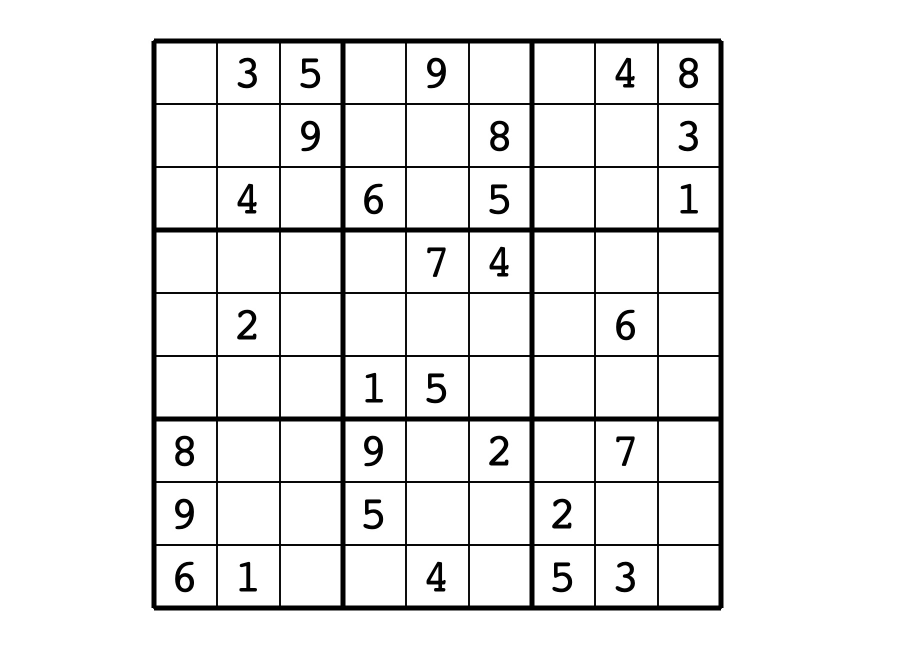
#> input picture _programs/python/data/level_1.jpg, 1820 x 1340 px (shown at 1/2 size)
$ python sudoku_photo_solver.py --input ../data/level_1.jpg
#> lines starting #> are read from the running program, lines starting #| are printed output that depends on the picture; after the words box and inside, x2 and y2 are one past the last pixel; in counts of white or black regions, pixels touching at a corner belong together
import os
import argparse

import cv2
import numpy as np
import pytesseract
import matplotlib.pyplot as plt
from PIL import Image
from sklearn.linear_model import LogisticRegression


def timer(func):
    """ Decorator to measure execution time """
    import time

    def wrapper(*args, **kwargs):
        start_time = time.time()
        ret = func(*args, **kwargs)
        elapsed = time.time() - start_time
        print('{:s}: {:4f} sec'.format(func.__name__, elapsed))
        return ret

    return wrapper


def is_convex(pts):
    """ Check if the pts forms a convex polygon """
    pts = np.asarray(pts).reshape((-1, 2))
    n = len(pts)
    sign = 0
    for i in range(n):
        pre = (i - 1 + n) % n
        pst = (i + 1) % n
        e1 = pts[pre] - pts[i]
        e2 = pts[pst] - pts[i]
        det = e1[0] * e2[1] - e1[1] * e2[0]
        if sign == 0:
            sign = 1 if det >= 0 else -1
        else:
            if sign * det < 0:
                return False

    return True


@timer
def detect_edges(image, thresh1=100.0, thresh2=200.0):
    """ Detect consistent edges using Canny method """

    if image.ndim == 3:
        gray = cv2.cvtColor(image, cv2.COLOR_RGB2GRAY)
    elif image.ndim == 2:
        gray = image

    height, width = gray.shape
    struct_size = int(min(height, width) * 0.01)
    structure = np.ones((struct_size, struct_size), dtype=image.dtype)

    binary_image = cv2.Canny(gray, thresh1, thresh2)
    binary_image = cv2.morphologyEx(binary_image, cv2.MORPH_CLOSE, structure)

    return binary_image


@timer
def detect_frame(edge_image):
    """ Detect largest rectangle """

    # Detect contour
    maxlen = 0.0
    maxarc = None
    contours, _ = cv2.findContours(edge_image, cv2.RETR_TREE, cv2.CHAIN_APPROX_SIMPLE)

    # Search longest contour with 4 points
    for cnt in contours:
        arclen = cv2.arcLength(cnt, True)
        approx = cv2.approxPolyDP(cnt, 0.01 * arclen, True)

        # Restrict the search over convex polygons
        if maxlen < arclen and len(approx) == 4:
            if is_convex(approx):
                maxlen = arclen
                maxarc = approx

    frame = maxarc.reshape((-1, 2))
    return frame


@timer
def extract_sudoku(gray, src_pts):
    """ Extract sudoku region from input image """

    # Re-order points
    center = np.mean(src_pts, axis=1)
    pts = []
    for p in src_pts:
        dx = p[0] - center[0]
        dy = p[1] - center[1]
        theta = np.arctan2(dy, dx) + np.pi
        pts.append((theta, p))

    pts = sorted(pts, key=lambda p: p[0])
    pts = [p[1] for p in pts]

    # Unwarp the sudoku region
    src_pts = np.asarray(pts, dtype='float32')
    dst_pts = np.asarray([[0, 0], [900, 0], [900, 900], [0, 900]], dtype='float32')
    homography = cv2.getPerspectiveTransform(src_pts, dst_pts)
    sudoku_image = cv2.warpPerspective(gray, homography, (900, 900))

    return sudoku_image, homography


@timer
def image2text(sudoku_image, method='tesseract'):
    """ Convert sudoku image to text via OCR """

    # Check supported method
    supported_method = ['tesseract']
    if method not in supported_method:
        raise Exception('OCR method "{}" is not supported'.format(method))

    # Adaptive thresholding
    sudoku_image = cv2.adaptiveThreshold(sudoku_image, 255, cv2.ADAPTIVE_THRESH_GAUSSIAN_C, cv2.THRESH_BINARY_INV, 31, 11)

    # OCR on characters in cells
    cells = np.zeros((9, 9), dtype='uint8')
    for i in range(9):
        for j in range(9):
            # Cut out character region
            xs = j * 100 + 15
            xe = (j + 1) * 100 - 15
            ys = i * 100 + 15
            ye = (i + 1) * 100 - 15
            cell = sudoku_image[ys:ye, xs:xe]

            # Align charecter to the center
            iy, ix = np.where(cell > 128)
            if ix.size > 0 and iy.size > 0:
                xmin = np.min(ix)
                xmax = np.max(ix)
                ymin = np.min(iy)
                ymax = np.max(iy)
                cx = (xmin + xmax) // 2
                cy = (ymin + ymax) // 2

                h, w = cell.shape
                dx = w // 2 - cx
                dy = h // 2 - cy
                M = np.array([[1.0, 0.0, dx], [0.0, 1.0, dy]])
                cell = cv2.warpAffine(cell, M, (h, w))

            cell = np.pad(cell, (5, 5), mode='constant', constant_values=0)

            if method == 'tesseract':
                config = '--psm 10 --oem 3 -c tessedit_char_whitelist=0123456789'
                cell = 255 - cell
                ratio = np.count_nonzero(cell < 128) / cell.size

                # Run tesseract only for non-empty cells
                if ratio > 0.05:
                    text = pytesseract.image_to_string(Image.fromarray(cell), lang='eng', config=config)

                    if text != '':
                        cells[i, j] = int(text)

    return cells


def sudoku_solve_dfs(problem, start=0):
    """ Solve sudoku problem by DFS """
    rows, cols = problem.shape
    nums = set([i for i in range(0, 10)])
    for index in range(start, rows * cols):
        i = index // cols
        j = index % cols
        if problem[i, j] == 0:
            k = i // 3
            l = j // 3
            row_nums = problem[i, :].tolist()
            col_nums = problem[:, j].tolist()
            blk_nums = problem[3*k:3*k+3, 3*l:3*l+3].reshape(-1).tolist()
            used = set(row_nums + col_nums + blk_nums)
            diff = nums.difference(used)
            if len(diff) == 0:
                return False

            success = False
            for n in diff:
                problem[i, j] = n
                if sudoku_solve_dfs(problem, i * cols + j):
                    success = True
                    break

                problem[i, j] = 0

            if not success:
                return False

    return True


@timer
def sudoku_solve(problem):
    """ Solve sudoku problem """
    answer = problem.copy()
    if sudoku_solve_dfs(answer):
        return answer

    return None


def main(filename):
    # Load input image
#> called with filename = '../data/level_1.jpg'
    image = cv2.imread(filename, cv2.IMREAD_COLOR)
#> image is the input picture: shape (1340, 1820, 3); min 0, max 255, mean 237.2
    if image is None:
        raise Exception('Failed to load image file: ' + filename)

    # Resize too large image
    height, width, _ = image.shape
#> height = 1340; width = 1820
    if max(height, width) >= 1500:
        scale = 1500 / max(height, width)
#> scale = 0.824
        image = cv2.resize(image, None, fx=scale, fy=scale)
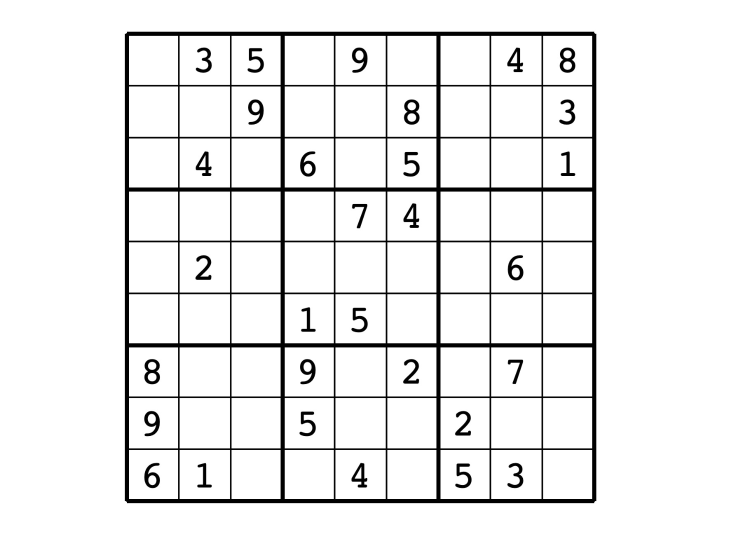
#> image: shape (1104, 1500, 3) (shown at 1/2 size); min 0, max 255, mean 237.2
        height, width, _ = image.shape
#> height = 1104; width = 1500

    # Convert to color format
    image = cv2.cvtColor(image, cv2.COLOR_BGR2RGB)
    gray = cv2.cvtColor(image, cv2.COLOR_RGB2GRAY)

    # Detect edges
    edges = detect_edges(gray)
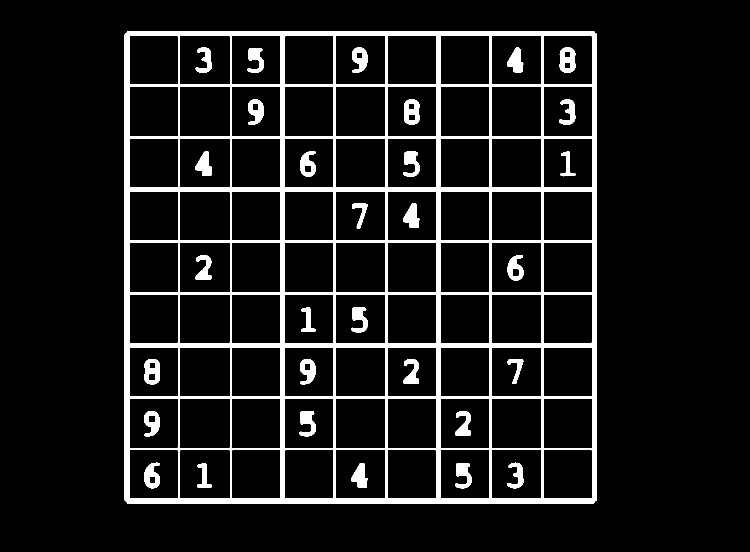
#> edges: shape (1104, 1500) (shown at 1/2 size); 8.5% white; 31 white regions, largest, box (x1, y1, x2, y2) and area: (249, 63, 1193, 1007) 113324, (1119, 95, 1151, 146) 1144, (808, 199, 840, 250) 1140

    # Detect largest rectangle
    frame_pts = detect_frame(edges)
#> frame_pts = [[254, 63], [254, 1006], [1187, 1006], [1192, 67]]

    # Detect sudoku problem
    sudoku_image, homography = extract_sudoku(gray, frame_pts)
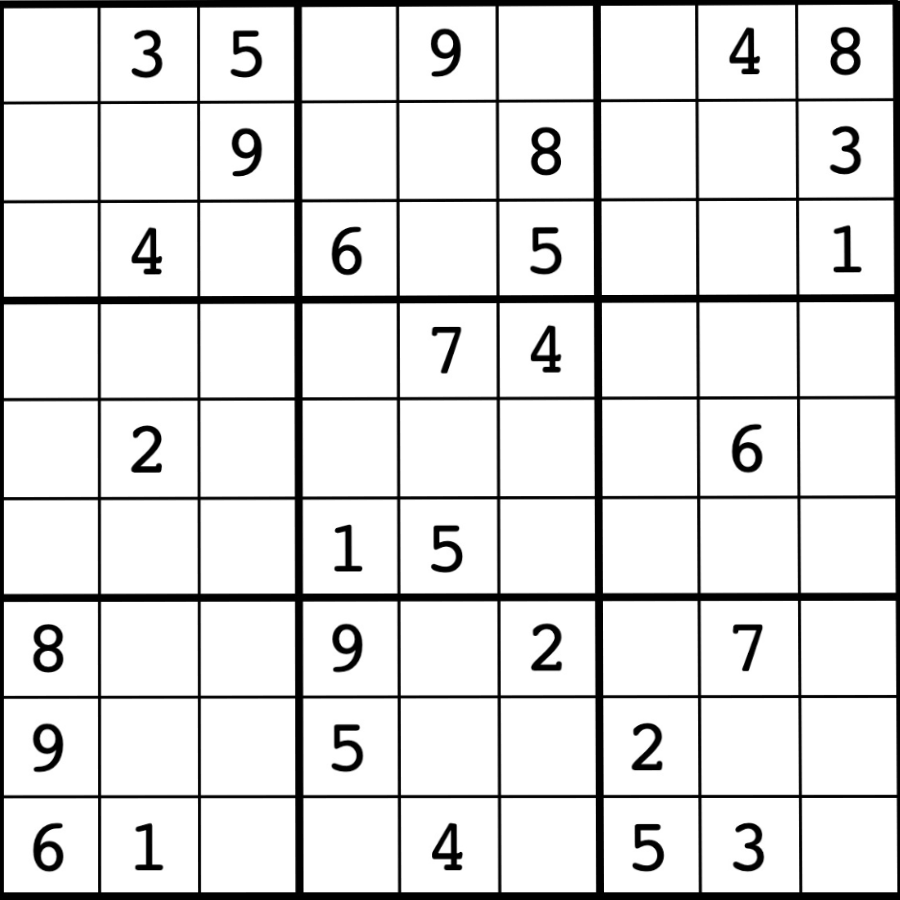
#> sudoku_image: shape (900, 900); min 0, max 255, mean 224.1
#> homography = [[0.954, -8.05e-18, -242.3], [-0.00404, 0.948, -58.69], [-4.49e-06, -5.67e-06, 1]]
    problem = image2text(sudoku_image, method='tesseract')

    # Solve sudoku
    answer = sudoku_solve(problem)
    if answer is None:
        raise Exception('Failed to solve sudoku problem!')

    # Embed answer to original image
    overlay = np.zeros((900, 900, 4), dtype='float32')
    font = cv2.FONT_HERSHEY_PLAIN
    for i in range(9):
        for j in range(9):
            if problem[i, j] == 0:
                x = j * 100 + 20
                y = i * 100 + 100 - 20
                cv2.putText(overlay, str(answer[i, j]), (x, y), font, 5.0, (1, 0, 0, 1), 5, cv2.LINE_AA)

    warp_numbers = cv2.warpPerspective(overlay, np.linalg.inv(homography), (width, height))
    alpha = warp_numbers[:, :, 3:4]
    rgb = warp_numbers[:, :, :3]
    result = (1.0 - alpha) * (image / 255.0).astype('float32') + alpha * rgb

    plt.figure(figsize=(10, 10))
    plt.imshow(result)
    plt.axis('off')
    plt.show()


if __name__ == '__main__':
    parser = argparse.ArgumentParser(description='Solve sudoku in photos')
    parser.add_argument('-i', '--input', type=str, required=True,
                        help='Input image')
    args = parser.parse_args()

    main(args.input)
#> (the call stopped at in image2text, `text = pytesseract.image_to_string(Image.fromarray(cell), lang='eng', ..`: pytesseract is not available in this run)

$ run again, on _programs/python/data/level_3.JPG
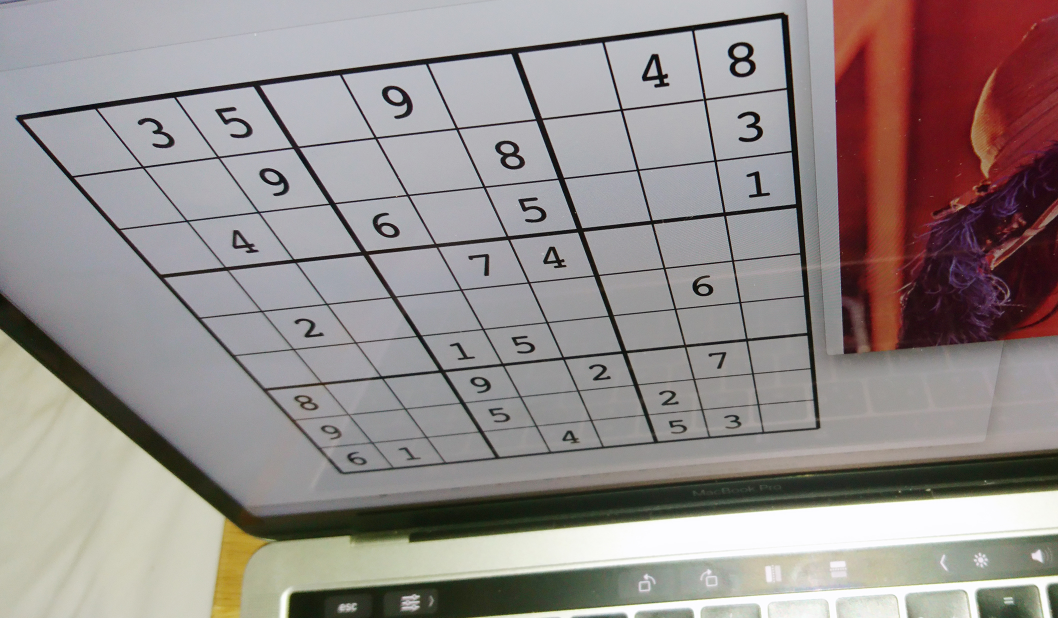
#> input picture _programs/python/data/level_3.JPG, 2116 x 1236 px (shown at 1/2 size)
#> in main, image is the input picture: shape (1236, 2116, 3); mean B, G, R 138.5, 140.3, 148.6
#> in main, `edges = detect_edges(gray)`:
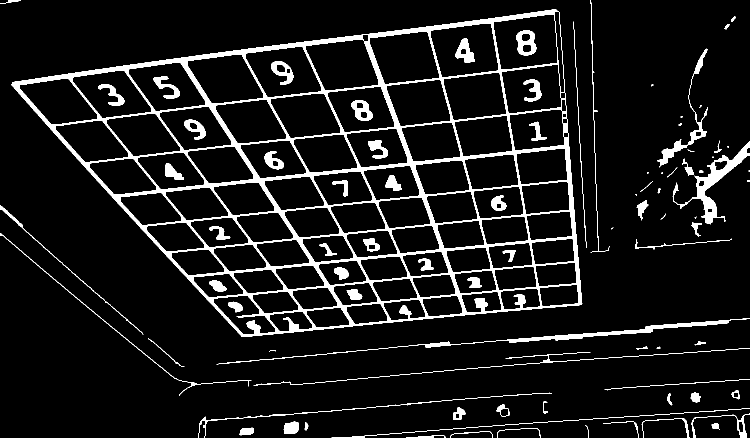
#> edges: shape (876, 1500) (shown at 1/2 size); 8.5% white; 86 white regions (14 under 20 px), largest, box (x1, y1, x2, y2) and area: (23, 18, 1165, 674) 73323, (1345, 282, 1500, 449) 4352, (433, 637, 1500, 730) 4204
#> frame_pts = [[1164, 606], [1110, 18], [23, 168], [482, 672]]
#> in main, `sudoku_image, homography = extract_sudoku(gray, frame_pts)`:
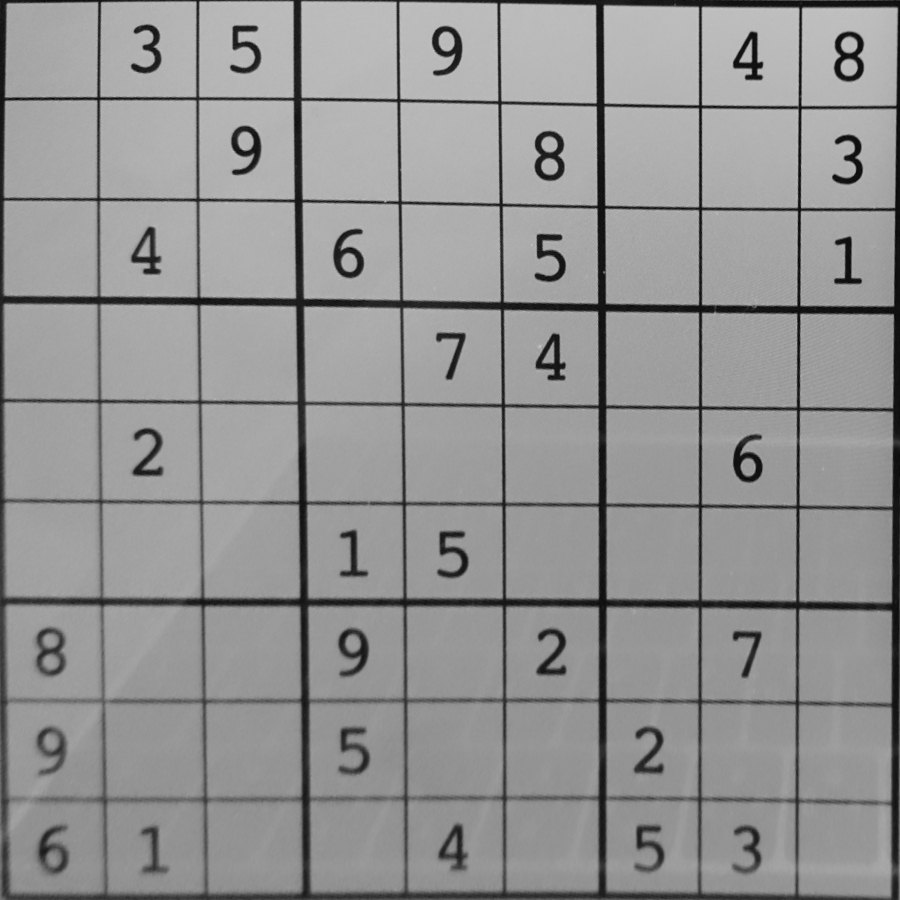
#> sudoku_image: shape (900, 900); min 5, max 197, mean 147
#> homography = [[0.709, -0.646, 92.2], [0.122, 0.884, -151.3], [-2.18e-05, -0.000643, 1]]
